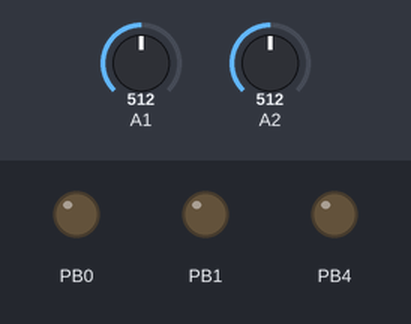
Simulated run of this sketch. Board: ATtiny85, built with avr-gcc and run on an emulated ATtiny85. Parts: output pins drawn as LEDs (lit = HIGH). The test bench sets the inputs (shaded band); at power-on: A1 = 512, A2 = 512.

Above: at 0.8 s.
0.9 s: A1 set to 44
3.4 s: A1 set to 37
6.4 s: A1 set to 0
At 9.28 s:
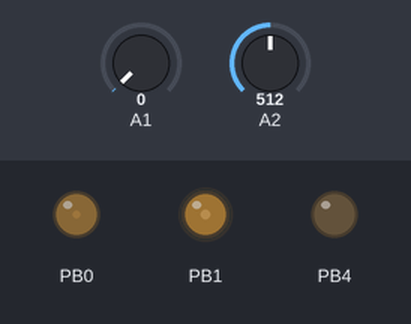
9.4 s: A1 set to 900
12.4 s: A1 set to 122
Timing chart, 0 to 26.8 s (numbered marks = the images above; inputs shaded):
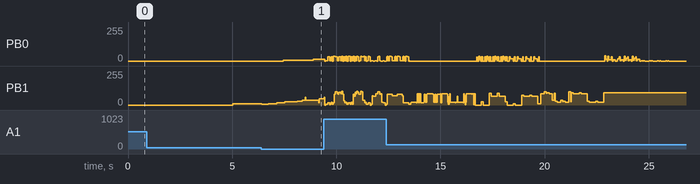

The sketch:

_Attiny85TimerStudy.ino
```cpp
// (licence header left out)
#include <avr/io.h>
#include <util/delay.h>
#include <avr/interrupt.h>
#include <avr/power.h>

#define STEP_COUNT 8

//const uint8_t NUMBER_OF_STEPS = STEP_COUNT - 1;
//volatile uint8_t CURRENT_STEP_INDEX = 0;

//uint8_t stepFreqs[]    = {  10,  255, 10,255, 10,  255, 10,255};
//uint8_t stepSustains[] = {100,100,100,100,100,100,100,100};

//volatile uint16_t timer0_tempo_interval = 0;
//volatile uint16_t timer0_sustain_interval = 0;
//volatile uint16_t timer0_duration_millis = 0;

//uint8_t first_start = 1;


//uint8_t pwm_fade = 0;

//volatile uint64_t t; // this will affect sound quality
//volatile uint16_t song_interval = 0;
unsigned long slower_interval = 0;

volatile unsigned long t; // long
volatile unsigned long t_delay; // long

volatile unsigned long u; // long
volatile uint8_t snd; // 0...255
volatile uint8_t snd2; // 0...255

volatile uint8_t adc1 = _BV(ADLAR) | _BV(MUX0); //PB2-ADC1 pot2
volatile uint8_t adc2 = _BV(ADLAR) | _BV(MUX1); //PB4-ADC2 pot1
volatile uint8_t pot1; // 0...255
volatile uint8_t pot2; // 0...255

void setupOutputPin()
{
    DDRB |= 1<<DDB4; //set PB4 as output
    PORTB &= ~(1 << PB4); //set PB4 output 0

    DDRB |= 1<<DDB1; //set PB1 as output
    PORTB &= ~(1 << PB1); //set PB1 output 0

    DDRB |= 1<<DDB0; //set PB0 as output
    PORTB &= ~(1 << PB0); //set PB0 output 0

}

void setupTimer1()
{

    //TIMER SETUP [leave this settings]
    TCCR1 |= _BV(CTC1); //clear timer on compare
    TIMSK |= _BV(OCIE1A); //activate compare interruppt
    TIMSK |= _BV(OCIE1B); //activate compare interruppt

    TCNT1 = 0; //init count


    //TIMER PRESCALE FREQUENCY  [change this]
    //TCCR1 |= _BV(CS10); // prescale 1
    //TCCR1 |= _BV(CS11); // prescale 2
    TCCR1 |= _BV(CS10)|_BV(CS12); // prescale 16
    //TCCR1 |= _BV(CS11)|_BV(CS12); // prescale 32
    //TCCR1 |= _BV(CS10)|_BV(CS11)|_BV(CS12); // prescale 64
    //TCCR1 |= _BV(CS13); // prescale 128
    //TCCR1 |= _BV(CS10) | _BV(CS13); // prescale 256

    OCR1C = 100;
    //OCR1B = 22;

    //OCR1C = 125;  // (16000000/16)/8000 = 128
    //OCR1C = 90; // (16000000/16)/11025 = 90
    //OCR1C = 45; // (16000000/16)/22050 = 45
    //OCR1C = 22; // (16000000/16)/44100 = 22


}


void disableTimer0PWM()
{
    //Writing the TSM bit to one activates the Timer/Counter Synchronization Mode. In this mode,
    //the value written to PSR0 is kept, hence keeping the Prescaler Reset signal asserted
    GTCCR |= _BV(TSM) | _BV(PSR0);
}

void enableTimer0PWM()
{
    //When the TSM bit is written to zero, the PSR0 bit is cleared by hardware, and the timer/counter start counting.
    GTCCR &= ~_BV(TSM);
}

void setupTimer0PWM()
{
    //PWM SOUND OUTPUT MODE [change this]
    TCCR0A |= (1<<WGM00)|(1<<WGM01); //Fast pwm
    //TCCR0A |= (1<<WGM00) ; //Phase correct pwm
    //PWM SETTINGS [leave this settings]
//    TCCR0A |= (1<<COM0A1); //Clear OC0A/OC0B on Compare Match when up-counting.
//    TCCR0B |= (1<<CS00);//no prescale

     //from ref website, this enable OCR0B
     TCCR0A = 2<<COM0A0 | 2<<COM0B0 | 3<<WGM00;
     TCCR0B = 0<<WGM02 | 1<<CS00;
}

void adc_init()
{
    ADCSRA |= _BV(ADIE); //adc interrupt enable
    ADCSRA |= _BV(ADEN); //adc enable
    ADCSRA |= _BV(ADATE); //auto trigger
    ADCSRA |= _BV(ADPS0) | _BV(ADPS1) | _BV(ADPS2); //prescale 128
    ADMUX  = adc1;
    ADCSRB = 0;
}

void adc_start()
{
    ADCSRA |= _BV(ADSC); //start adc conversion
}

int main(void)
{
    clock_prescale_set(clock_div_1);


    //cli(); //disable interrupt

    //disable timer 0
    //disableTimer0PWM();
    //timer 0 pwm
    setupTimer0PWM();
    //setup timer 1
    setupTimer1();
    //set PB1 output 1
    setupOutputPin();
    //enable timer 0
    //enableTimer0PWM();

    adc_init();

    sei(); //enable global interrupt

    adc_start();

//    /* endless loop */
//    for(;;)
//        {

////        for (pwm_fade =0; pwm_fade<255; ++pwm_fade)
////            {
////                OCR1A = 255 - pwm_fade;
////                _delay_ms(2);
////            }
////        _delay_ms(10);
////        for (pwm_fade =255; pwm_fade>0; --pwm_fade)
////            {
////                OCR1A = 255 - pwm_fade;
////                _delay_ms(2);
////            }
////        _delay_ms(100);
////        PORTB ^= (1 << PB4);


////            if(TIFR & _BV(OCF0A)) //TIMER0_COMPA_vect
////                {
////                    timer0_tempo_interval++;

////                    if(CURRENT_STEP_INDEX == 0)
////                        {
////                            OCR1A = 255 - stepFreqs[CURRENT_STEP_INDEX];
////                        }

////                    //on end of bar
////                    if (timer0_tempo_interval >= 10000)
////                        {
////                            timer0_tempo_interval = 0;
////                            timer0_duration_millis = 0;
////                            CURRENT_STEP_INDEX++;
////                            if(CURRENT_STEP_INDEX > NUMBER_OF_STEPS) CURRENT_STEP_INDEX = 0;
////                        }


////                    TIFR = _BV(OCF0A); // will need this if no timer interrupt not activated
////                    //OCF0A is cleared by writing a logic one to the flag.
////                    //OCF0A is cleared by hardware when executing the corresponding interrupt handling vector
////                }


//        }

    while(1)
    {
        /*
        uint8_t btn1_now = button_is_pressed(PINB, PB1);
        if ( btn1_previous != btn1_now && btn1_now == 1 ) {
            songs++;
            if (songs > 3) songs = 0;
            btn1_previous = btn1_now;
        }else{
            btn1_previous = btn1_now;
        }
        */


    }

    return 0;   /* never reached */
}


//COMPB will be executed after COMPA

//TEMPO TIMER 7843
ISR(TIMER1_COMPB_vect)
{
//    timer0_tempo_interval++;

////    if(first_start)
////    {
////        OCR1A = 255 - stepFreqs[CURRENT_STEP_INDEX];
////    }


////    if(CURRENT_STEP_INDEX == 0)
////        {
////        }


//    //on end of bar
//    if (timer0_tempo_interval >= 10000)
//        {
//            //PORTB ^= (1 << PB4);
//            timer0_tempo_interval = 0;
//            //timer0_duration_millis = 0;

//            CURRENT_STEP_INDEX++;
//            if(CURRENT_STEP_INDEX > NUMBER_OF_STEPS) CURRENT_STEP_INDEX = 0;
//        }

//    if(first_start) first_start = 0;

}


//PWM SUSTAIN TIMER freq = 8000 Hz
ISR(TIMER1_COMPA_vect)
{

    slower_interval++;

    cli();
    uint8_t rate = pot1;
    uint8_t pot2_val = pot2;

    if(pot2_val< 10 ) pot2_val = 10;

    //OCR1C = pot2_val;
    sei();


//    if(pot2_val >= 127)
//    {
//        crossfade_l = pot2_val - 126;
//        crossfade_r = 256 - pot2_val;
//    }else{
//        crossfade_l = pot2_val;
//        crossfade_r = 127 - pot2_val;
//    }


    if(slower_interval >= rate)
    {
        //play song
        snd = (t|(t>>(9+(10/2))|t>>7))*t&(t>>(11+(20/2))|t>>9);

        snd2 = (t*(5+(40/5))&t>>7)|(t*3&t>>(10-(8/5)));
        //snd = t*(((t>>9)^((t>>9)-(1+(44/2)))^1)%(13+(12/2)));


        OCR0A = snd;
        OCR0B = (snd/2) + (snd2/2);

        t++;
        slower_interval = 0;
    }

//    //15625 = 1 sec
//    //7812 = 0.5 sec
//    timer0_duration_millis++;
////    song_interval++;
////    //timer0_duration_millis += 16;

////        t++;
////        snd = (t*(5+(12/5))&t>>7)|(t*3&t>>(10-(8/5)));
////        song_interval = 0;
////        OCR1A = 255 - snd;


//        //        snd = t*(((t>>(12+(120/2)))|(t>>8))&((63-(60/2))&(t>>4)));

//        //        snd = t*(((t>>(11-(4/2)))&(t>>8))&((123-2)&(t>>3)));


//    if(timer0_duration_millis >= 2500)
//    {
//        PORTB ^= (1 << PB4);
//        timer0_duration_millis = 0;
//    }

}


ISR(ADC_vect)
{
    //http://joehalpin.wordpress.com/2011/06/19/multi-channel-adc-with-an-attiny85/

    static uint8_t firstTime = 1;
    static uint8_t val;

    val = ADCH;

    if (firstTime == 1)
        firstTime = 0;
    else if (ADMUX  == adc1) {
        pot1 = val;
        ADMUX = adc2;
    }
    else if ( ADMUX == adc2) {
        pot2  = val;
        ADMUX = adc1;
    }

}
```

Measured:
- after the input at 6.4 s, PB0: 0/255 → 6/255 after 1.0 s
